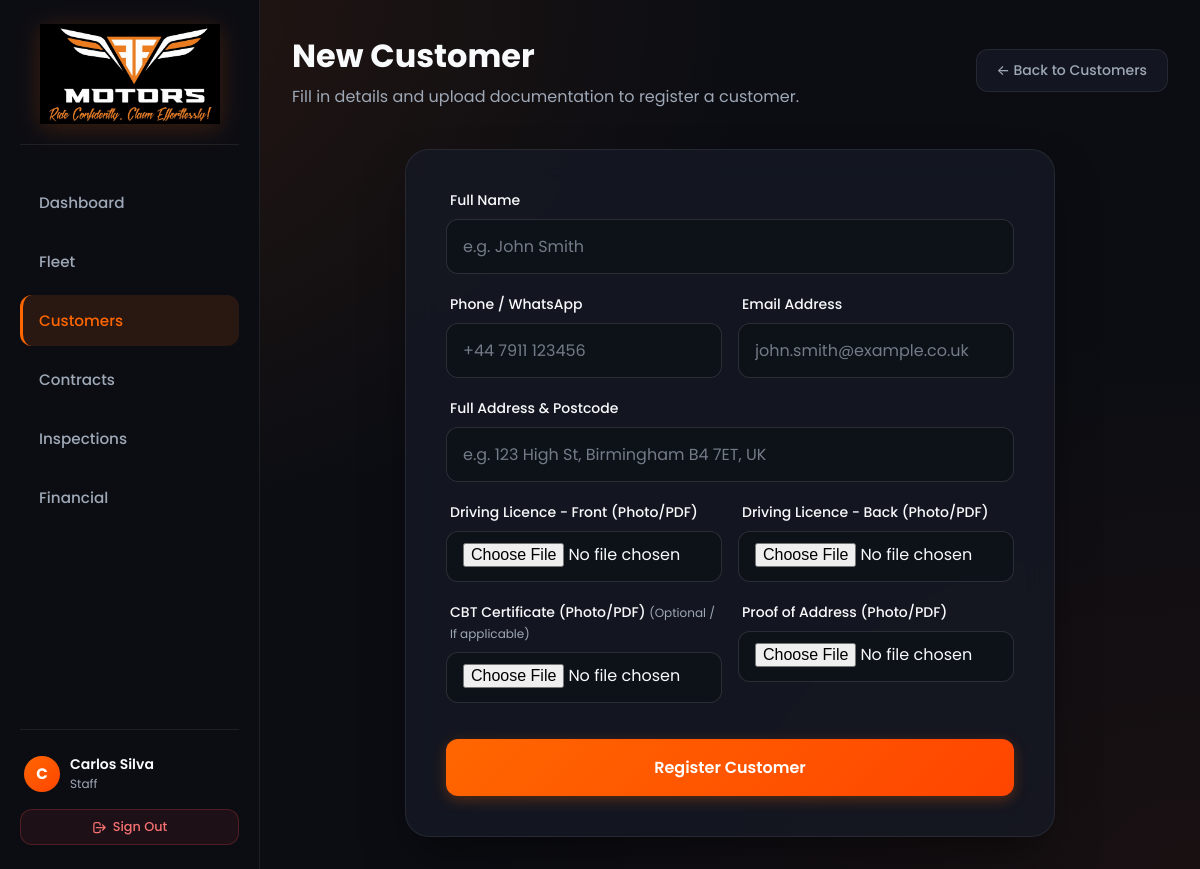
Page /clientes/novo (signed in) on the committed database.
### database.py (models this page shows, shortened)
class User(db.Model, UserMixin):
    __tablename__ = 'usuarios'
    id = db.Column(db.Integer, primary_key=True)
    nome = db.Column(db.String(100), nullable=False)
    email = db.Column(db.String(120), unique=True, nullable=False, index=True)
    password_hash = db.Column(db.String(255), nullable=False)
    role = db.Column(db.String(20), default='admin', nullable=False)
    ativo = db.Column(db.Boolean, default=True, nullable=False)
    data_criacao = db.Column(db.DateTime, default=datetime.utcnow, nullable=False)
    @property
    def is_active(self):
        return self.ativo

### app.py (the view)
@app.route('/clientes/novo')
def pagina_cadastro_cliente():
    return render_template('cadastro_cliente.html')

### app.py (called while the page is built, shortened)
@login_manager.user_loader
def load_user(user_id):
    try:
        return db.session.get(User, int(user_id))
    except Exception:
        return None

def generate_csrf_token():
    if '_csrf_token' not in session:
        session['_csrf_token'] = secrets.token_hex(32)
    return session['_csrf_token']

@app.context_processor
def inject_csrf_token():
    return dict(csrf_token=generate_csrf_token)

@app.before_request
def validate_csrf():
    if app.config.get('TESTING') and not app.config.get('WTF_CSRF_ENABLED', True):
        return

@app.after_request
def apply_security_headers(response):
    response.headers['X-Content-Type-Options'] = 'nosniff'
    response.headers['X-Frame-Options'] = 'SAMEORIGIN'
    response.headers['X-XSS-Protection'] = '1; mode=block'
    response.headers['Referrer-Policy'] = 'strict-origin-when-cross-origin'
    if request.is_secure or request.headers.get('X-Forwarded-Proto') == 'https':
        response.headers['Strict-Transport-Security'] = 'max-age=31536000; includeSubDomains'
    return response

@app.before_request
def check_authentication():
    allowed_routes = ['login', 'logout', 'static', 'custom_static_uploads', 'favicon']
    if request.endpoint in allowed_routes:
        return
    if request.path.startswith('/static/'):
        return
    if app.config.get('LOGIN_DISABLED'):
        return
    if not current_user.is_authenticated:
        if request.path.startswith('/api/'):
            return jsonify({"error": "Unauthorized", "message": "Authentication required"}), 401
        return redirect(url_for('login', next=request.path))

@app.after_request
def add_inline_document_headers(response):
    return response

### templates/cadastro_cliente.html (shortened to what this page needs)
{% extends 'layout.html' %}
{% block content %}
<div class="page-header" style="display: flex; justify-content: space-between; align-items: center; flex-wrap: wrap; gap: 1rem;">
    <div>
        <h1>New Customer</h1>
        <p style="color: var(--text-secondary); margin-top: 0.25rem;">Fill in details and upload documentation to register a customer.</p>
    </div>
    <a href="/clientes" class="btn-secondary btn-back" data-back="true">&larr; Back to Customers</a>
</div>
<div class="glass-card" style="max-width: 650px; margin: 0 auto;">
    <form id="clientForm" class="modern-form">
        <div class="form-group">
            <label for="nome">Full Name</label>
            <input type="text" id="nome" name="nome" placeholder="e.g. John Smith" required>
        </div>
        <div class="form-row">
            <div class="form-group half">
                <label for="telefone">Phone / WhatsApp</label>
                <input type="tel" id="telefone" name="telefone" placeholder="+44 7911 123456" required>
            </div>
            <div class="form-group half">
                <label for="email">Email Address</label>
                <input type="email" id="email" name="email" placeholder="john.smith@example.co.uk" required>
            </div>
        </div>
        <div class="form-group">
            <label for="endereco">Full Address & Postcode</label>
            <input type="text" id="endereco" name="endereco" placeholder="e.g. 123 High St, Birmingham B4 7ET, UK" required>
        </div>
        <div class="form-row">
            <div class="form-group half">
                <label for="habilitacao">Driving Licence - Front (Photo/PDF)</label>
                <input type="file" id="habilitacao" name="habilitacao" accept="image/*,.pdf" style="padding-top: 10px;">
            </div>
            <div class="form-group half">
                <label for="habilitacao_verso">Driving Licence - Back (Photo/PDF)</label>
                <input type="file" id="habilitacao_verso" name="habilitacao_verso" accept="image/*,.pdf" style="padding-top: 10px;">
            </div>
        </div>
        <div class="form-row">
            <div class="form-group half">
                <label for="cbt">CBT Certificate (Photo/PDF) <span style="font-size:0.75rem; color:var(--text-secondary); font-weight:normal;">(Optional / If applicable)</span></label>
                <input type="file" id="cbt" name="cbt" accept="image/*,.pdf" style="padding-top: 10px;">
            </div>
            <div class="form-group half">
                <label for="comprovante_endereco">Proof of Address (Photo/PDF)</label>
                <input type="file" id="comprovante_endereco" name="comprovante_endereco" accept="image/*,.pdf" style="padding-top: 10px;">
            </div>
        </div>
        <div class="form-actions">
            <button type="submit" class="btn-primary" id="submitBtn">
                <span class="btn-text">Register Customer</span>
            </button>
        </div>
    </form>
</div>
{% endblock %}

### templates/layout.html (shortened to what this page needs)
<!DOCTYPE html>
<html lang="en">
<head>
    <link rel="stylesheet" href="/static/css/styles.css?v=4">
</head>
<body>
    <div class="app-layout">
        <aside class="sidebar" id="sidebar">
            <div class="sidebar-brand">
                <a href="/" style="display: flex; justify-content: center; width: 100%; text-decoration: none;" title="Go to Dashboard">
                    <img src="/static/images/logo.png" alt="FF Motors" style="width: 100%; max-width: 180px; height: auto; object-fit: contain; cursor: pointer;">
                </a>
            </div>
            <nav class="sidebar-nav">
                <a href="/" class="{% if request.path == '/' %}active{% endif %}">
                    Dashboard
                </a>
                <a href="/motos" class="{% if 'moto' in request.path %}active{% endif %}">
                    Fleet
                </a>
                <a href="/clientes" class="{% if 'cliente' in request.path %}active{% endif %}">
                    Customers
                </a>
                <a href="/contratos" class="{% if 'contrato' in request.path %}active{% endif %}">
                    Contracts
                </a>
                <a href="/vistorias" class="{% if 'vistoria' in request.path %}active{% endif %}">
                    Inspections
                </a>
                <a href="/financeiro" class="{% if 'financeiro' in request.path %}active{% endif %}">
                    Financial
                </a>
            </nav>
            <div class="sidebar-footer" style="margin-top: auto; padding-top: 1.25rem; border-top: 1px solid var(--border-color); display: flex; flex-direction: column; gap: 0.75rem;">
                {% if current_user.is_authenticated %}
                <div style="display: flex; align-items: center; gap: 10px; padding: 0.25rem 0.25rem;">
                    <div style="width: 36px; height: 36px; border-radius: 50%; background: var(--accent-gradient); display: flex; align-items: center; justify-content: center; font-weight: 700; color: white; font-size: 0.95rem; flex-shrink: 0;">
                        {{ current_user.nome[0] if current_user.nome else 'U' }}
                    </div>
                    <div style="min-width: 0; flex: 1;">
                        <div style="font-weight: 600; font-size: 0.875rem; color: var(--text-primary); white-space: nowrap; overflow: hidden; text-overflow: ellipsis;">
                            {{ current_user.nome }}
                        </div>
                        <div style="font-size: 0.75rem; color: var(--text-secondary); text-transform: capitalize;">
                            {{ current_user.role or 'Staff' }}
                        </div>
                    </div>
                </div>
                <form method="POST" action="/logout" style="margin: 0; width: 100%;">
                    <button type="submit" class="btn-secondary" style="width: 100%; justify-content: center; font-size: 0.8rem; padding: 0.5rem; color: #f87171; border-color: rgba(239, 68, 68, 0.25); background: rgba(239, 68, 68, 0.08); cursor: pointer; display: flex; align-items: center; gap: 6px;">
                        <svg width="15" height="15" fill="none" stroke="currentColor" stroke-width="2" viewBox="0 0 24 24"><path stroke-linecap="round" stroke-linejoin="round" d="M17 16l4-4m0 0l-4-4m4 4H7m6 4v1a3 3 0 01-3 3H6a3 3 0 01-3-3V7a3 3 0 013-3h4a3 3 0 013 3v1"/></svg>
                        Sign Out
                    </button>
                </form>
                {% endif %}
            </div>
        </aside>
        <main class="main-content">
            {% block content %}{% endblock %}
        </main>
    </div>
</body>
</html>

### static/css/styles.css (style rules this page uses)
:root { --bg-color: #0b0d13; --card-bg: rgba(21, 25, 36, 0.82); --border-color: rgba(255, 255, 255, 0.08); --text-primary: #f8fafc; --text-secondary: #9ea8b6; --accent: #FF6600; --accent-hover: #FF7711; --accent-gradient: linear-gradient(135deg, #FF6600 0%, #FF4500 100%); --accent-glow: rgba(255, 102, 0, 0.35); --input-bg: rgba(13, 16, 23, 0.75); --input-border: rgba(255, 255, 255, 0.12); --success: #10b981; --error: #ef4444; }
* { margin: 0; padding: 0; box-sizing: border-box; font-family: 'Poppins', -apple-system, BlinkMacSystemFont, 'Segoe UI', Roboto, sans-serif; }
html, body { width: 100%; min-height: 100vh; }
body { background-color: var(--bg-color); background-image: radial-gradient(at 0% 0%, rgba(255, 102, 0, 0.12) 0px, transparent 45%), radial-gradient(at 100% 100%, rgba(255, 69, 0, 0.06) 0px, transparent 45%); color: var(--text-primary); }
.glass-card { background: var(--card-bg); backdrop-filter: blur(16px); -webkit-backdrop-filter: blur(16px); border: 1px solid var(--border-color); border-radius: 24px; padding: 2.5rem; box-shadow: 0 25px 50px -12px rgba(0, 0, 0, 0.5); animation: slideUp 0.6s cubic-bezier(0.16, 1, 0.3, 1); }
.modern-form { display: flex; flex-direction: column; gap: 1.25rem; }
.form-row { display: flex; gap: 1rem; }
.form-group.half { flex: 1; min-width: 0; }
.form-group { display: flex; flex-direction: column; gap: 0.5rem; }
.form-group label { font-size: 0.875rem; font-weight: 500; color: var(--text-primary); margin-left: 0.25rem; }
.form-group input, .form-group select { width: 100%; background: var(--input-bg); border: 1px solid var(--input-border); color: var(--text-primary); padding: 0.875rem 1rem; border-radius: 12px; font-size: 1rem; transition: all 0.3s ease; outline: none; }
.form-group input::placeholder { color: var(--text-secondary); opacity: 0.7; }
.form-actions { margin-top: 1rem; }
.btn-primary { width: 100%; background: var(--accent-gradient); color: white; border: none; padding: 1rem; border-radius: 12px; font-size: 1rem; font-weight: 600; cursor: pointer; transition: all 0.3s cubic-bezier(0.16, 1, 0.3, 1); display: flex; justify-content: center; align-items: center; gap: 0.5rem; box-shadow: 0 4px 14px 0 rgba(255, 102, 0, 0.28); }
.app-layout { display: flex; min-height: 100vh; width: 100%; overflow-x: hidden; position: relative; }
.sidebar { width: 260px; background: rgba(12, 14, 20, 0.96); backdrop-filter: blur(20px); border-right: 1px solid var(--border-color); padding: 1.5rem 1.25rem; display: flex; flex-direction: column; transition: transform 0.3s ease; z-index: 50; flex-shrink: 0; }
.sidebar-brand { display: flex; flex-direction: column; align-items: center; justify-content: center; margin-bottom: 2rem; padding-bottom: 1.25rem; border-bottom: 1px solid rgba(255, 255, 255, 0.08); }
.sidebar-brand img { width: 100%; max-width: 180px; height: auto; object-fit: contain; filter: drop-shadow(0 4px 12px rgba(255, 102, 0, 0.2)); transition: transform 0.2s ease, filter 0.2s ease; cursor: pointer; }
.sidebar-nav { display: flex; flex-direction: column; gap: 0.5rem; }
.sidebar-nav a { text-decoration: none; color: var(--text-secondary); padding: 0.875rem 1rem; border-radius: 12px; font-weight: 500; font-size: 0.95rem; transition: all 0.25s ease; display: flex; align-items: center; gap: 1rem; border-left: 3px solid transparent; }
.sidebar-nav a:hover, .sidebar-nav a.active { background: rgba(255, 102, 0, 0.12); color: var(--accent); border-left-color: var(--accent); }
.main-content { flex: 1; min-width: 0; max-width: 100%; padding: 2rem 2rem; overflow-y: auto; overflow-x: auto; }
.btn-secondary { background: var(--card-bg); border: 1px solid var(--border-color); color: var(--text-secondary); padding: 0.65rem 1.25rem; border-radius: 12px; font-size: 0.875rem; font-weight: 500; text-decoration: none; display: inline-flex; align-items: center; gap: 0.5rem; cursor: pointer; transition: all 0.2s ease; white-space: nowrap; }
.page-header { margin-bottom: 2.5rem; display: flex; justify-content: space-between; align-items: center; }
.page-header h1 { font-size: 2rem; font-weight: 700; }

### rows in the picture
User: nome "C", nome "Carlos Silva", role "Staff"
